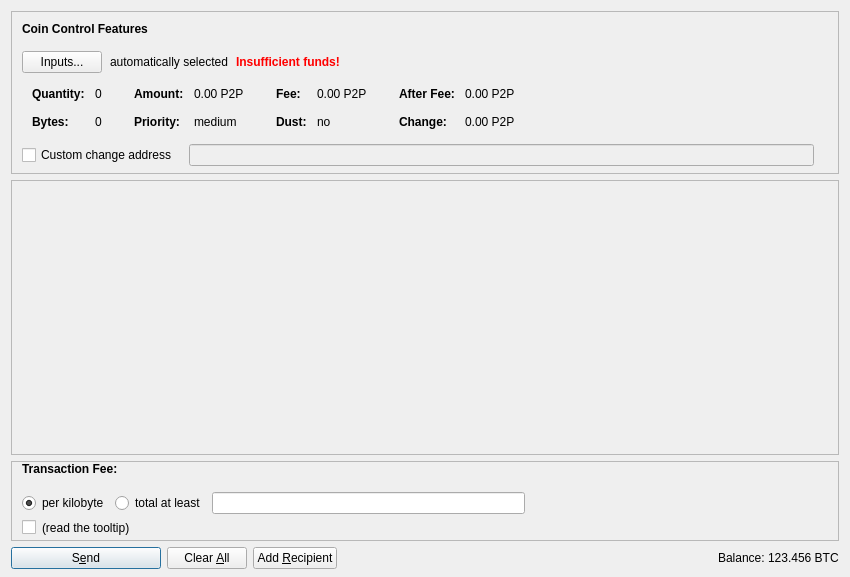
<?xml version="1.0" encoding="UTF-8"?>
<ui version="4.0">
 <class>SendCoinsDialog</class>
 <widget class="QDialog" name="SendCoinsDialog">
  <property name="geometry">
   <rect>
    <x>0</x>
    <y>0</y>
    <width>850</width>
    <height>577</height>
   </rect>
  </property>
  <property name="windowTitle">
   <string>Send Coins</string>
  </property>
  <layout class="QVBoxLayout" name="verticalLayout" stretch="0,1,0,0">
   <property name="bottomMargin">
    <number>8</number>
   </property>
   <item>
    <widget class="QFrame" name="frameCoinControl">
     <property name="sizePolicy">
      <sizepolicy hsizetype="Expanding" vsizetype="Expanding">
       <horstretch>0</horstretch>
       <verstretch>0</verstretch>
      </sizepolicy>
     </property>
     <property name="maximumSize">
      <size>
       <width>16777215</width>
       <height>16777215</height>
      </size>
     </property>
     <property name="frameShape">
      <enum>QFrame::StyledPanel</enum>
     </property>
     <property name="frameShadow">
      <enum>QFrame::Sunken</enum>
     </property>
     <layout class="QVBoxLayout" name="verticalLayoutCoinControl2">
      <property name="spacing">
       <number>0</number>
      </property>
      <property name="leftMargin">
       <number>0</number>
      </property>
      <property name="topMargin">
       <number>0</number>
      </property>
      <property name="rightMargin">
       <number>0</number>
      </property>
      <property name="bottomMargin">
       <number>6</number>
      </property>
      <item>
       <layout class="QVBoxLayout" name="verticalLayoutCoinControl" stretch="0,0,0,0,1">
        <property name="spacing">
         <number>0</number>
        </property>
        <property name="leftMargin">
         <number>10</number>
        </property>
        <property name="topMargin">
         <number>10</number>
        </property>
        <item>
         <layout class="QHBoxLayout" name="horizontalLayoutCoinControl1">
          <property name="bottomMargin">
           <number>15</number>
          </property>
          <item>
           <widget class="QLabel" name="labelCoinControlFeatures">
            <property name="sizePolicy">
             <sizepolicy hsizetype="Preferred" vsizetype="Maximum">
              <horstretch>0</horstretch>
              <verstretch>0</verstretch>
             </sizepolicy>
            </property>
            <property name="font">
             <font>
              <weight>75</weight>
              <bold>true</bold>
             </font>
            </property>
            <property name="styleSheet">
             <string notr="true">font-weight:bold;</string>
            </property>
            <property name="text">
             <string>Coin Control Features</string>
            </property>
           </widget>
          </item>
         </layout>
        </item>
        <item>
         <layout class="QHBoxLayout" name="horizontalLayoutCoinControl2" stretch="0,0,0,0">
          <property name="spacing">
           <number>8</number>
          </property>
          <property name="bottomMargin">
           <number>10</number>
          </property>
          <item>
           <widget class="QPushButton" name="pushButtonCoinControl">
            <property name="styleSheet">
             <string notr="true"/>
            </property>
            <property name="text">
             <string>Inputs...</string>
            </property>
            <property name="autoDefault">
             <bool>false</bool>
            </property>
           </widget>
          </item>
          <item>
           <widget class="QLabel" name="labelCoinControlAutomaticallySelected">
            <property name="text">
             <string>automatically selected</string>
            </property>
            <property name="margin">
             <number>5</number>
            </property>
           </widget>
          </item>
          <item>
           <widget class="QLabel" name="labelCoinControlInsuffFunds">
            <property name="font">
             <font>
              <weight>75</weight>
              <bold>true</bold>
             </font>
            </property>
            <property name="styleSheet">
             <string notr="true">color:red;font-weight:bold;</string>
            </property>
            <property name="text">
             <string>Insufficient funds!</string>
            </property>
            <property name="margin">
             <number>5</number>
            </property>
           </widget>
          </item>
          <item>
           <spacer name="horizontalSpacerCoinControl">
            <property name="orientation">
             <enum>Qt::Horizontal</enum>
            </property>
            <property name="sizeHint" stdset="0">
             <size>
              <width>40</width>
              <height>1</height>
             </size>
            </property>
           </spacer>
          </item>
         </layout>
        </item>
        <item>
         <widget class="QWidget" name="widgetCoinControl" native="true">
          <property name="sizePolicy">
           <sizepolicy hsizetype="Preferred" vsizetype="Preferred">
            <horstretch>0</horstretch>
            <verstretch>0</verstretch>
           </sizepolicy>
          </property>
          <property name="minimumSize">
           <size>
            <width>0</width>
            <height>0</height>
           </size>
          </property>
          <property name="styleSheet">
           <string notr="true"/>
          </property>
          <layout class="QHBoxLayout" name="horizontalLayoutCoinControl5">
           <property name="leftMargin">
            <number>0</number>
           </property>
           <property name="topMargin">
            <number>0</number>
           </property>
           <property name="rightMargin">
            <number>0</number>
           </property>
           <property name="bottomMargin">
            <number>0</number>
           </property>
           <item>
            <layout class="QHBoxLayout" name="horizontalLayoutCoinControl3" stretch="0,0,0,1">
             <property name="spacing">
              <number>20</number>
             </property>
             <property name="topMargin">
              <number>0</number>
             </property>
             <property name="bottomMargin">
              <number>10</number>
             </property>
             <item>
              <layout class="QFormLayout" name="formLayoutCoinControl1">
               <property name="horizontalSpacing">
                <number>10</number>
               </property>
               <property name="verticalSpacing">
                <number>14</number>
               </property>
               <property name="leftMargin">
                <number>10</number>
               </property>
               <property name="topMargin">
                <number>4</number>
               </property>
               <property name="rightMargin">
                <number>6</number>
               </property>
               <item row="0" column="0">
                <widget class="QLabel" name="labelCoinControlQuantityText">
                 <property name="font">
                  <font>
                   <weight>75</weight>
                   <bold>true</bold>
                  </font>
                 </property>
                 <property name="text">
                  <string>Quantity:</string>
                 </property>
                 <property name="margin">
                  <number>0</number>
                 </property>
                </widget>
               </item>
               <item row="0" column="1">
                <widget class="QLabel" name="labelCoinControlQuantity">
                 <property name="cursor">
                  <cursorShape>IBeamCursor</cursorShape>
                 </property>
                 <property name="contextMenuPolicy">
                  <enum>Qt::ActionsContextMenu</enum>
                 </property>
                 <property name="text">
                  <string notr="true">0</string>
                 </property>
                 <property name="margin">
                  <number>0</number>
                 </property>
                 <property name="textInteractionFlags">
                  <set>Qt::LinksAccessibleByMouse|Qt::TextSelectableByKeyboard|Qt::TextSelectableByMouse</set>
                 </property>
                </widget>
               </item>
               <item row="1" column="0">
                <widget class="QLabel" name="labelCoinControlBytesText">
                 <property name="font">
                  <font>
                   <weight>75</weight>
                   <bold>true</bold>
                  </font>
                 </property>
                 <property name="text">
                  <string>Bytes:</string>
                 </property>
                </widget>
               </item>
               <item row="1" column="1">
                <widget class="QLabel" name="labelCoinControlBytes">
                 <property name="cursor">
                  <cursorShape>IBeamCursor</cursorShape>
                 </property>
                 <property name="contextMenuPolicy">
                  <enum>Qt::ActionsContextMenu</enum>
                 </property>
                 <property name="text">
                  <string notr="true">0</string>
                 </property>
                 <property name="textInteractionFlags">
                  <set>Qt::LinksAccessibleByMouse|Qt::TextSelectableByKeyboard|Qt::TextSelectableByMouse</set>
                 </property>
                </widget>
               </item>
              </layout>
             </item>
             <item>
              <layout class="QFormLayout" name="formLayoutCoinControl2">
               <property name="horizontalSpacing">
                <number>10</number>
               </property>
               <property name="verticalSpacing">
                <number>14</number>
               </property>
               <property name="leftMargin">
                <number>6</number>
               </property>
               <property name="topMargin">
                <number>4</number>
               </property>
               <property name="rightMargin">
                <number>6</number>
               </property>
               <item row="0" column="0">
                <widget class="QLabel" name="labelCoinControlAmountText">
                 <property name="font">
                  <font>
                   <weight>75</weight>
                   <bold>true</bold>
                  </font>
                 </property>
                 <property name="text">
                  <string>Amount:</string>
                 </property>
                 <property name="margin">
                  <number>0</number>
                 </property>
                </widget>
               </item>
               <item row="0" column="1">
                <widget class="QLabel" name="labelCoinControlAmount">
                 <property name="cursor">
                  <cursorShape>IBeamCursor</cursorShape>
                 </property>
                 <property name="contextMenuPolicy">
                  <enum>Qt::ActionsContextMenu</enum>
                 </property>
                 <property name="text">
                  <string notr="true">0.00 P2P</string>
                 </property>
                 <property name="textInteractionFlags">
                  <set>Qt::LinksAccessibleByMouse|Qt::TextSelectableByKeyboard|Qt::TextSelectableByMouse</set>
                 </property>
                </widget>
               </item>
               <item row="1" column="0">
                <widget class="QLabel" name="labelCoinControlPriorityText">
                 <property name="font">
                  <font>
                   <weight>75</weight>
                   <bold>true</bold>
                  </font>
                 </property>
                 <property name="text">
                  <string>Priority:</string>
                 </property>
                </widget>
               </item>
               <item row="1" column="1">
                <widget class="QLabel" name="labelCoinControlPriority">
                 <property name="cursor">
                  <cursorShape>IBeamCursor</cursorShape>
                 </property>
                 <property name="contextMenuPolicy">
                  <enum>Qt::ActionsContextMenu</enum>
                 </property>
                 <property name="text">
                  <string notr="true">medium</string>
                 </property>
                 <property name="textInteractionFlags">
                  <set>Qt::LinksAccessibleByMouse|Qt::TextSelectableByKeyboard|Qt::TextSelectableByMouse</set>
                 </property>
                </widget>
               </item>
              </layout>
             </item>
             <item>
              <layout class="QFormLayout" name="formLayoutCoinControl3">
               <property name="horizontalSpacing">
                <number>10</number>
               </property>
               <property name="verticalSpacing">
                <number>14</number>
               </property>
               <property name="leftMargin">
                <number>6</number>
               </property>
               <property name="topMargin">
                <number>4</number>
               </property>
               <property name="rightMargin">
                <number>6</number>
               </property>
               <item row="0" column="0">
                <widget class="QLabel" name="labelCoinControlFeeText">
                 <property name="font">
                  <font>
                   <weight>75</weight>
                   <bold>true</bold>
                  </font>
                 </property>
                 <property name="text">
                  <string>Fee:</string>
                 </property>
                 <property name="margin">
                  <number>0</number>
                 </property>
                </widget>
               </item>
               <item row="0" column="1">
                <widget class="QLabel" name="labelCoinControlFee">
                 <property name="cursor">
                  <cursorShape>IBeamCursor</cursorShape>
                 </property>
                 <property name="contextMenuPolicy">
                  <enum>Qt::ActionsContextMenu</enum>
                 </property>
                 <property name="text">
                  <string notr="true">0.00 P2P</string>
                 </property>
                 <property name="textInteractionFlags">
                  <set>Qt::LinksAccessibleByMouse|Qt::TextSelectableByKeyboard|Qt::TextSelectableByMouse</set>
                 </property>
                </widget>
               </item>
               <item row="1" column="0">
                <widget class="QLabel" name="labelCoinControlLowOutputText">
                 <property name="font">
                  <font>
                   <weight>75</weight>
                   <bold>true</bold>
                  </font>
                 </property>
                 <property name="text">
                  <string>Dust:</string>
                 </property>
                </widget>
               </item>
               <item row="1" column="1">
                <widget class="QLabel" name="labelCoinControlLowOutput">
                 <property name="cursor">
                  <cursorShape>IBeamCursor</cursorShape>
                 </property>
                 <property name="contextMenuPolicy">
                  <enum>Qt::ActionsContextMenu</enum>
                 </property>
                 <property name="text">
                  <string notr="true">no</string>
                 </property>
                 <property name="textInteractionFlags">
                  <set>Qt::LinksAccessibleByMouse|Qt::TextSelectableByKeyboard|Qt::TextSelectableByMouse</set>
                 </property>
                </widget>
               </item>
              </layout>
             </item>
             <item>
              <layout class="QFormLayout" name="formLayoutCoinControl4">
               <property name="horizontalSpacing">
                <number>10</number>
               </property>
               <property name="verticalSpacing">
                <number>14</number>
               </property>
               <property name="leftMargin">
                <number>6</number>
               </property>
               <property name="topMargin">
                <number>4</number>
               </property>
               <property name="rightMargin">
                <number>6</number>
               </property>
               <item row="0" column="0">
                <widget class="QLabel" name="labelCoinControlAfterFeeText">
                 <property name="font">
                  <font>
                   <weight>75</weight>
                   <bold>true</bold>
                  </font>
                 </property>
                 <property name="text">
                  <string>After Fee:</string>
                 </property>
                 <property name="margin">
                  <number>0</number>
                 </property>
                </widget>
               </item>
               <item row="0" column="1">
                <widget class="QLabel" name="labelCoinControlAfterFee">
                 <property name="cursor">
                  <cursorShape>IBeamCursor</cursorShape>
                 </property>
                 <property name="contextMenuPolicy">
                  <enum>Qt::ActionsContextMenu</enum>
                 </property>
                 <property name="text">
                  <string notr="true">0.00 P2P</string>
                 </property>
                 <property name="textInteractionFlags">
                  <set>Qt::LinksAccessibleByMouse|Qt::TextSelectableByKeyboard|Qt::TextSelectableByMouse</set>
                 </property>
                </widget>
               </item>
               <item row="1" column="0">
                <widget class="QLabel" name="labelCoinControlChangeText">
                 <property name="font">
                  <font>
                   <weight>75</weight>
                   <bold>true</bold>
                  </font>
                 </property>
                 <property name="text">
                  <string>Change:</string>
                 </property>
                </widget>
               </item>
               <item row="1" column="1">
                <widget class="QLabel" name="labelCoinControlChange">
                 <property name="cursor">
                  <cursorShape>IBeamCursor</cursorShape>
                 </property>
                 <property name="contextMenuPolicy">
                  <enum>Qt::ActionsContextMenu</enum>
                 </property>
                 <property name="text">
                  <string notr="true">0.00 P2P</string>
                 </property>
                 <property name="textInteractionFlags">
                  <set>Qt::LinksAccessibleByMouse|Qt::TextSelectableByKeyboard|Qt::TextSelectableByMouse</set>
                 </property>
                </widget>
               </item>
              </layout>
             </item>
            </layout>
           </item>
          </layout>
         </widget>
        </item>
        <item>
         <layout class="QHBoxLayout" name="horizontalLayoutCoinControl4" stretch="0,0,0">
          <property name="spacing">
           <number>12</number>
          </property>
          <property name="sizeConstraint">
           <enum>QLayout::SetDefaultConstraint</enum>
          </property>
          <property name="topMargin">
           <number>5</number>
          </property>
          <property name="rightMargin">
           <number>5</number>
          </property>
          <item>
           <widget class="QCheckBox" name="checkBoxCoinControlChange">
            <property name="toolTip">
             <string>If this is activated, but the change address is empty or invalid, change will be sent to a newly generated address.</string>
            </property>
            <property name="text">
             <string>Custom change address</string>
            </property>
           </widget>
          </item>
          <item>
           <widget class="QValidatedLineEdit" name="lineEditCoinControlChange">
            <property name="enabled">
             <bool>false</bool>
            </property>
            <property name="sizePolicy">
             <sizepolicy hsizetype="Expanding" vsizetype="Fixed">
              <horstretch>0</horstretch>
              <verstretch>0</verstretch>
             </sizepolicy>
            </property>
           </widget>
          </item>
          <item>
           <widget class="QLabel" name="labelCoinControlChangeLabel">
            <property name="sizePolicy">
             <sizepolicy hsizetype="Preferred" vsizetype="Expanding">
              <horstretch>0</horstretch>
              <verstretch>0</verstretch>
             </sizepolicy>
            </property>
            <property name="minimumSize">
             <size>
              <width>0</width>
              <height>0</height>
             </size>
            </property>
            <property name="text">
             <string/>
            </property>
            <property name="margin">
             <number>3</number>
            </property>
           </widget>
          </item>
         </layout>
        </item>
        <item>
         <spacer name="verticalSpacerCoinControl">
          <property name="orientation">
           <enum>Qt::Vertical</enum>
          </property>
          <property name="sizeHint" stdset="0">
           <size>
            <width>800</width>
            <height>1</height>
           </size>
          </property>
         </spacer>
        </item>
       </layout>
      </item>
     </layout>
    </widget>
   </item>
   <item>
    <widget class="QScrollArea" name="scrollArea">
     <property name="widgetResizable">
      <bool>true</bool>
     </property>
     <widget class="QWidget" name="scrollAreaWidgetContents">
      <property name="geometry">
       <rect>
        <x>0</x>
        <y>0</y>
        <width>824</width>
        <height>198</height>
       </rect>
      </property>
      <layout class="QVBoxLayout" name="verticalLayout_2" stretch="0,1">
       <property name="leftMargin">
        <number>0</number>
       </property>
       <property name="topMargin">
        <number>0</number>
       </property>
       <property name="rightMargin">
        <number>0</number>
       </property>
       <property name="bottomMargin">
        <number>0</number>
       </property>
       <item>
        <layout class="QVBoxLayout" name="entries">
         <property name="spacing">
          <number>6</number>
         </property>
        </layout>
       </item>
       <item>
        <spacer name="verticalSpacer">
         <property name="orientation">
          <enum>Qt::Vertical</enum>
         </property>
         <property name="sizeHint" stdset="0">
          <size>
           <width>20</width>
           <height>40</height>
          </size>
         </property>
        </spacer>
       </item>
      </layout>
     </widget>
    </widget>
   </item>
   <item>
    <widget class="QFrame" name="frameFee">
     <property name="enabled">
      <bool>true</bool>
     </property>
     <property name="sizePolicy">
      <sizepolicy hsizetype="Expanding" vsizetype="Expanding">
       <horstretch>0</horstretch>
       <verstretch>0</verstretch>
      </sizepolicy>
     </property>
     <property name="maximumSize">
      <size>
       <width>16777215</width>
       <height>16777215</height>
      </size>
     </property>
     <property name="frameShape">
      <enum>QFrame::StyledPanel</enum>
     </property>
     <property name="frameShadow">
      <enum>QFrame::Sunken</enum>
     </property>
     <layout class="QVBoxLayout" name="verticalLayoutFee1">
      <property name="spacing">
       <number>0</number>
      </property>
      <property name="leftMargin">
       <number>0</number>
      </property>
      <property name="topMargin">
       <number>0</number>
      </property>
      <property name="rightMargin">
       <number>0</number>
      </property>
      <property name="bottomMargin">
       <number>0</number>
      </property>
      <item>
       <layout class="QVBoxLayout" name="verticalLayoutFee2" stretch="0,0,0">
        <property name="spacing">
         <number>0</number>
        </property>
        <property name="sizeConstraint">
         <enum>QLayout::SetMinimumSize</enum>
        </property>
        <property name="leftMargin">
         <number>10</number>
        </property>
        <property name="topMargin">
         <number>0</number>
        </property>
        <item>
         <layout class="QHBoxLayout" name="horizontalLayoutFee1">
          <property name="bottomMargin">
           <number>0</number>
          </property>
          <item>
           <layout class="QVBoxLayout" name="verticalLayoutFee7">
            <property name="spacing">
             <number>0</number>
            </property>
            <item>
             <layout class="QHBoxLayout" name="horizontalLayoutSmartFee">
              <property name="spacing">
               <number>10</number>
              </property>
              <item>
               <widget class="QLabel" name="labelFeeHeadline">
                <property name="sizePolicy">
                 <sizepolicy hsizetype="Preferred" vsizetype="Maximum">
                  <horstretch>0</horstretch>
                  <verstretch>0</verstretch>
                 </sizepolicy>
                </property>
                <property name="font">
                 <font>
                  <weight>75</weight>
                  <bold>true</bold>
                 </font>
                </property>
                <property name="styleSheet">
                 <string notr="true">font-weight:bold;</string>
                </property>
                <property name="text">
                 <string>Transaction Fee:</string>
                </property>
               </widget>
              </item>
             </layout>
            </item>
            <item>
             <spacer name="verticalSpacer_5">
              <property name="orientation">
               <enum>Qt::Vertical</enum>
              </property>
              <property name="sizeHint" stdset="0">
               <size>
                <width>1</width>
                <height>1</height>
               </size>
              </property>
             </spacer>
            </item>
           </layout>
          </item>
          <item>
           <spacer name="horizontalSpacer_4">
            <property name="orientation">
             <enum>Qt::Horizontal</enum>
            </property>
            <property name="sizeHint" stdset="0">
             <size>
              <width>40</width>
              <height>20</height>
             </size>
            </property>
           </spacer>
          </item>
         </layout>
        </item>
        <item>
         <widget class="QFrame" name="frameFeeSelection">
          <layout class="QVBoxLayout" name="verticalLayoutFee12">
           <property name="spacing">
            <number>0</number>
           </property>
           <property name="leftMargin">
            <number>0</number>
           </property>
           <property name="topMargin">
            <number>0</number>
           </property>
           <property name="rightMargin">
            <number>0</number>
           </property>
           <property name="bottomMargin">
            <number>0</number>
           </property>
           <item>
            <layout class="QGridLayout" name="gridLayoutFee">
             <property name="sizeConstraint">
              <enum>QLayout::SetNoConstraint</enum>
             </property>
             <property name="topMargin">
              <number>10</number>
             </property>
             <property name="bottomMargin">
              <number>4</number>
             </property>
             <property name="horizontalSpacing">
              <number>10</number>
             </property>
             <property name="verticalSpacing">
              <number>4</number>
             </property>
             <item row="0" column="0">
              <layout class="QVBoxLayout" name="verticalLayoutFee8">
               <property name="spacing">
                <number>6</number>
               </property>
               <item>
                <layout class="QHBoxLayout" name="horizontalLayoutFee13">
                 <item>
                  <widget class="QRadioButton" name="radioCustomPerKilobyte">
                   <property name="toolTip">
                    <string>If the custom fee is set to 1000 satoshis and the transaction is only 250 bytes, then &quot;per kilobyte&quot; only pays 250 satoshis in fee, while &quot;total at least&quot; pays 1000 satoshis. For transactions bigger than a kilobyte both pay by kilobyte.</string>
                   </property>
                   <property name="text">
                    <string>per kilobyte</string>
                   </property>
                   <property name="checked">
                    <bool>true</bool>
                   </property>
                  </widget>
                 </item>
                 <item>
                  <widget class="QRadioButton" name="radioCustomAtLeast">
                   <property name="toolTip">
                    <string>If the custom fee is set to 1000 satoshis and the transaction is only 250 bytes, then &quot;per kilobyte&quot; only pays 250 satoshis in fee, while &quot;total at least&quot; pays 1000 satoshis. For transactions bigger than a kilobyte both pay by kilobyte.</string>
                   </property>
                   <property name="text">
                    <string>total at least</string>
                   </property>
                  </widget>
                 </item>
                 <item>
                  <widget class="BitcoinAmountField" name="customFee"/>
                 </item>
                 <item>
                  <spacer name="horizontalSpacer_6">
                   <property name="orientation">
                    <enum>Qt::Horizontal</enum>
                   </property>
                   <property name="sizeHint" stdset="0">
                    <size>
                     <width>1</width>
                     <height>1</height>
                    </size>
                   </property>
                  </spacer>
                 </item>
                </layout>
               </item>
               <item>
                <layout class="QHBoxLayout" name="horizontalLayoutFee8">
                 <item>
                  <widget class="QCheckBox" name="checkBoxMinimumFee">
                   <property name="enabled">
                    <bool>true</bool>
                   </property>
                   <property name="toolTip">
                    <string>Paying only the minimum fee is just fine as long as there is less transaction volume than space in the blocks. But be aware that this can end up in a never confirming transaction once there is more demand for eledger transactions than the network can process.</string>
                   </property>
                   <property name="text">
                    <string/>
                   </property>
                  </widget>
                 </item>
                 <item>
                  <widget class="QLabel" name="labelMinFeeWarning">
                   <property name="enabled">
                    <bool>true</bool>
                   </property>
                   <property name="toolTip">
                    <string>Paying only the minimum fee is just fine as long as there is less transaction volume than space in the blocks. But be aware that this can end up in a never confirming transaction once there is more demand for eledger transactions than the network can process.</string>
                   </property>
                   <property name="text">
                    <string>(read the tooltip)</string>
                   </property>
                   <property name="margin">
                    <number>5</number>
                   </property>
                  </widget>
                 </item>
                 <item>
                  <spacer name="horizontalSpacer_2">
                   <property name="orientation">
                    <enum>Qt::Horizontal</enum>
                   </property>
                   <property name="sizeHint" stdset="0">
                    <size>
                     <width>1</width>
                     <height>1</height>
                    </size>
                   </property>
                  </spacer>
                 </item>
                </layout>
               </item>
              </layout>
             </item>
            </layout>
           </item>
          </layout>
         </widget>
        </item>
        <item>
         <spacer name="verticalSpacerFee">
          <property name="orientation">
           <enum>Qt::Vertical</enum>
          </property>
          <property name="sizeHint" stdset="0">
           <size>
            <width>800</width>
            <height>1</height>
           </size>
          </property>
         </spacer>
        </item>
       </layout>
      </item>
     </layout>
    </widget>
   </item>
   <item>
    <layout class="QHBoxLayout" name="horizontalLayout">
     <item>
      <widget class="QPushButton" name="sendButton">
       <property name="minimumSize">
        <size>
         <width>150</width>
         <height>0</height>
        </size>
       </property>
       <property name="toolTip">
        <string>Confirm the send action</string>
       </property>
       <property name="text">
        <string>S&amp;end</string>
       </property>
       <property name="icon">
        <iconset resource="../bitcoin.qrc">
         <normaloff>:/icons/send</normaloff>:/icons/send</iconset>
       </property>
       <property name="autoDefault">
        <bool>false</bool>
       </property>
       <property name="default">
        <bool>true</bool>
       </property>
      </widget>
     </item>
     <item>
      <widget class="QPushButton" name="clearButton">
       <property name="sizePolicy">
        <sizepolicy hsizetype="Minimum" vsizetype="Fixed">
         <horstretch>0</horstretch>
         <verstretch>0</verstretch>
        </sizepolicy>
       </property>
       <property name="toolTip">
        <string>Clear all fields of the form.</string>
       </property>
       <property name="text">
        <string>Clear &amp;All</string>
       </property>
       <property name="icon">
        <iconset resource="../bitcoin.qrc">
         <normaloff>:/icons/remove</normaloff>:/icons/remove</iconset>
       </property>
       <property name="autoDefault">
        <bool>false</bool>
       </property>
      </widget>
     </item>
     <item>
      <widget class="QPushButton" name="addButton">
       <property name="toolTip">
        <string>Send to multiple recipients at once</string>
       </property>
       <property name="text">
        <string>Add &amp;Recipient</string>
       </property>
       <property name="icon">
        <iconset resource="../bitcoin.qrc">
         <normaloff>:/icons/add</normaloff>:/icons/add</iconset>
       </property>
       <property name="autoDefault">
        <bool>false</bool>
       </property>
      </widget>
     </item>
     <item>
      <spacer name="horizontalSpacer">
       <property name="orientation">
        <enum>Qt::Horizontal</enum>
       </property>
       <property name="sizeHint" stdset="0">
        <size>
         <width>40</width>
         <height>20</height>
        </size>
       </property>
      </spacer>
     </item>
     <item>
      <layout class="QHBoxLayout" name="horizontalLayout_2">
       <property name="spacing">
        <number>3</number>
       </property>
       <item>
        <widget class="QLabel" name="label">
         <property name="sizePolicy">
          <sizepolicy hsizetype="Preferred" vsizetype="Fixed">
           <horstretch>0</horstretch>
           <verstretch>0</verstretch>
          </sizepolicy>
         </property>
         <property name="text">
          <string>Balance:</string>
         </property>
        </widget>
       </item>
       <item>
        <widget class="QLabel" name="labelBalance">
         <property name="sizePolicy">
          <sizepolicy hsizetype="Preferred" vsizetype="Fixed">
           <horstretch>0</horstretch>
           <verstretch>0</verstretch>
          </sizepolicy>
         </property>
         <property name="cursor">
          <cursorShape>IBeamCursor</cursorShape>
         </property>
         <property name="text">
          <string notr="true">123.456 BTC</string>
         </property>
         <property name="textInteractionFlags">
          <set>Qt::LinksAccessibleByMouse|Qt::TextSelectableByKeyboard|Qt::TextSelectableByMouse</set>
         </property>
        </widget>
       </item>
      </layout>
     </item>
    </layout>
   </item>
  </layout>
 </widget>
 <customwidgets>
  <customwidget>
   <class>QValidatedLineEdit</class>
   <extends>QLineEdit</extends>
   <header>qvalidatedlineedit.h</header>
  </customwidget>
  <customwidget>
   <class>BitcoinAmountField</class>
   <extends>QLineEdit</extends>
   <header>bitcoinamountfield.h</header>
   <container>1</container>
  </customwidget>
 </customwidgets>
 <resources>
  <include location="../bitcoin.qrc"/>
 </resources>
 <connections/>
</ui>
